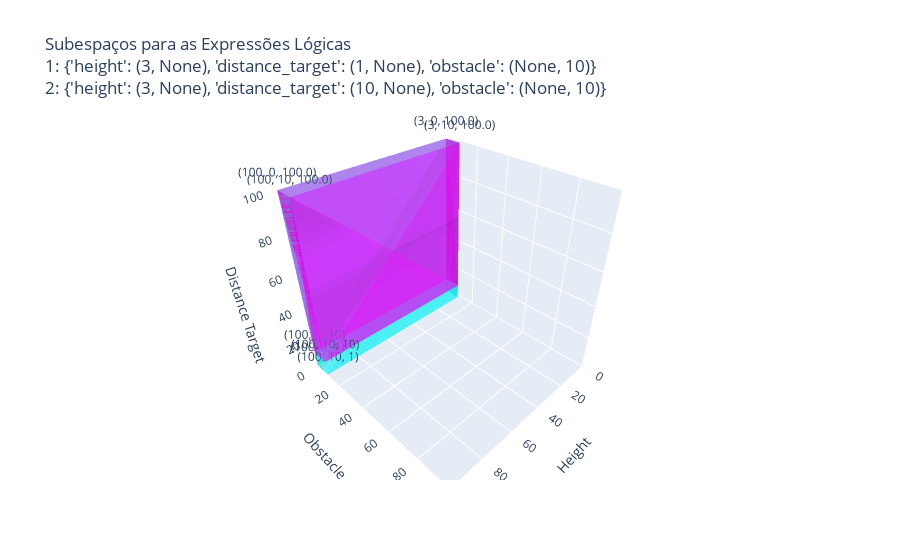

The cell this chart's notebook holds for it:
### Code cell
import plotly.graph_objects as go

def apply_expressions(data, expressions):
    bounds = {}
    for var in data:
        name = var['name']
        min_val = var['min_value']
        max_val = var['max_value']
        if name in expressions:
            expr_min, expr_max = expressions[name]
            if expr_min is not None:
                min_val = max(min_val, expr_min)
            if expr_max is not None:
                max_val = min(max_val, expr_max)
        bounds[name] = (min_val, max_val)
    return bounds

def plot_subspaces(expressions1, expressions2, data):
    fig = go.Figure()

    expressions_list = [
        {
            "name": "Expression 1",
            "expressions": expressions1
        },
        {
            "name": "Expression 2",
            "expressions": expressions2
        }
    ]

    colors = ['rgba(0, 255, 255, 0.5)', 'rgba(255, 0, 255, 0.5)']  # Cores ciano e magenta com 50% de opacidade

    for i, expr_data in enumerate(expressions_list):
        bounds = apply_expressions(data, expr_data['expressions'])

        # Definir os limites do subespaço
        height_min, height_max = bounds['height']
        distance_min, distance_max = bounds['distance_target']
        obstacle_min, obstacle_max = bounds['obstacle']

        # Definir os vértices do cubo
        vertices = [
            [height_min, obstacle_min, distance_min],
            [height_max, obstacle_min, distance_min],
            [height_max, obstacle_max, distance_min],
            [height_min, obstacle_max, distance_min],
            [height_min, obstacle_min, distance_max],
            [height_max, obstacle_min, distance_max],
            [height_max, obstacle_max, distance_max],
            [height_min, obstacle_max, distance_max]
        ]

        # Definir as faces do cubo
        faces = [
            [vertices[0], vertices[1], vertices[5], vertices[4]],  # Face inferior
            [vertices[2], vertices[3], vertices[7], vertices[6]],  # Face superior
            [vertices[0], vertices[3], vertices[7], vertices[4]],  # Face esquerda
            [vertices[1], vertices[2], vertices[6], vertices[5]],  # Face direita
            [vertices[0], vertices[1], vertices[2], vertices[3]],  # Face frontal
            [vertices[4], vertices[5], vertices[6], vertices[7]]   # Face traseira
        ]

        # Adicionar as faces ao gráfico
        x, y, z = zip(*vertices)
        i_faces = [0, 1, 5, 4, 2, 3, 7, 6, 0, 3, 7, 4, 1, 2, 6, 5, 0, 1, 2, 3, 4, 5, 6, 7]
        j_faces = [1, 2, 6, 5, 3, 0, 4, 7, 3, 0, 4, 7, 2, 3, 7, 6, 1, 2, 6, 5, 0, 1, 5, 4]
        k_faces = [5, 6, 2, 1, 7, 4, 0, 3, 7, 4, 0, 3, 6, 7, 3, 2, 6, 7, 3, 2, 5, 6, 2, 1]

        fig.add_trace(go.Mesh3d(
            x=x, y=y, z=z,
            i=i_faces, j=j_faces, k=k_faces,
            color=colors[i], opacity=0.5,
            name=expr_data['name'],
            legendgroup=expr_data['name']
        ))

        # Adicionar etiquetas com os valores dos limites
        for vert in vertices:
            fig.add_trace(go.Scatter3d(
                x=[vert[0]], y=[vert[1]], z=[vert[2]],
                text=f'({vert[0]}, {vert[1]}, {vert[2]})',
                mode='text',
                showlegend=False
            ))

    # Configurar o layout do gráfico
    fig.update_layout(
        scene=dict(
            xaxis_title='Height',
            yaxis_title='Obstacle',
            zaxis_title='Distance Target',
            xaxis=dict(range=[0, 100]),
            yaxis=dict(range=[0, 100]),
            zaxis=dict(range=[0, 100])
        ),
        title_text=('Subespaços para as Expressões Lógicas<br>'
                    f'1: {expressions1}<br>'
                    f'2: {expressions2}'),
        legend_title_text='Figuras Geométricas'
    )

    fig.show()

# Exemplo de uso
data = [
    {
      "name": "height",
      "min_value": 0,
      "max_value": 100
    },
    {
      "name": "distance_target",
      "min_value": 0.0,
      "max_value": 100.0
    },
    {
      "name": "obstacle",
      "min_value": 0,
      "max_value": 100
    }
]

expressions1 = {
    "height": (3, None),
    "distance_target": (1, None),
    "obstacle": (None, 10)
}

expressions2 = {
    "height": (3, None),
    "distance_target": (10, None),
    "obstacle": (None, 10)
}

plot_subspaces(expressions1, expressions2, data)

### Figure 1 — Plotly figure (JSON) as saved in the notebook; plotly's stock layout.template omitted (floating-point values rounded to 4 significant figures)
{"data": [{"color": "rgba(0, 255, 255, 0.5)", "i": [0, 1, 5, 4, 2, 3, 7, 6, 0, 3, 7, 4, 1, 2, 6, 5, 0, 1, 2, 3, 4, 5, 6, 7], "j": [1, 2, 6, 5, 3, 0, 4, 7, 3, 0, 4, 7, 2, 3, 7, 6, 1, 2, 6, 5, 0, 1, 5, 4], "k": [5, 6, 2, 1, 7, 4, 0, 3, 7, 4, 0, 3, 6, 7, 3, 2, 6, 7, 3, 2, 5, 6, 2, 1], "legendgroup": "Expression 1", "name": "Expression 1", "opacity": 0.5, "type": "mesh3d", "x": [3, 100, 100, 3, 3, 100, 100, 3], "y": [0, 0, 10, 10, 0, 0, 10, 10], "z": [1, 1, 1, 1, 100, 100, 100, 100]}, {"mode": "text", "showlegend": false, "text": "(3, 0, 1)", "type": "scatter3d", "x": [3], "y": [0], "z": [1]}, {"mode": "text", "showlegend": false, "text": "(100, 0, 1)", "type": "scatter3d", "x": [100], "y": [0], "z": [1]}, {"mode": "text", "showlegend": false, "text": "(100, 10, 1)", "type": "scatter3d", "x": [100], "y": [10], "z": [1]}, {"mode": "text", "showlegend": false, "text": "(3, 10, 1)", "type": "scatter3d", "x": [3], "y": [10], "z": [1]}, {"mode": "text", "showlegend": false, "text": "(3, 0, 100.0)", "type": "scatter3d", "x": [3], "y": [0], "z": [100]}, {"mode": "text", "showlegend": false, "text": "(100, 0, 100.0)", "type": "scatter3d", "x": [100], "y": [0], "z": [100]}, {"mode": "text", "showlegend": false, "text": "(100, 10, 100.0)", "type": "scatter3d", "x": [100], "y": [10], "z": [100]}, {"mode": "text", "showlegend": false, "text": "(3, 10, 100.0)", "type": "scatter3d", "x": [3], "y": [10], "z": [100]}, {"color": "rgba(255, 0, 255, 0.5)", "i": [0, 1, 5, 4, 2, 3, 7, 6, 0, 3, 7, 4, 1, 2, 6, 5, 0, 1, 2, 3, 4, 5, 6, 7], "j": [1, 2, 6, 5, 3, 0, 4, 7, 3, 0, 4, 7, 2, 3, 7, 6, 1, 2, 6, 5, 0, 1, 5, 4], "k": [5, 6, 2, 1, 7, 4, 0, 3, 7, 4, 0, 3, 6, 7, 3, 2, 6, 7, 3, 2, 5, 6, 2, 1], "legendgroup": "Expression 2", "name": "Expression 2", "opacity": 0.5, "type": "mesh3d", "x": [3, 100, 100, 3, 3, 100, 100, 3], "y": [0, 0, 10, 10, 0, 0, 10, 10], "z": [10, 10, 10, 10, 100, 100, 100, 100]}, {"mode": "text", "showlegend": false, "text": "(3, 0, 10)", "type": "scatter3d", "x": [3], "y": [0], "z": [10]}, {"mode": "text", "showlegend": false, "text": "(100, 0, 10)", "type": "scatter3d", "x": [100], "y": [0], "z": [10]}, {"mode": "text", "showlegend": false, "text": "(100, 10, 10)", "type": "scatter3d", "x": [100], "y": [10], "z": [10]}, {"mode": "text", "showlegend": false, "text": "(3, 10, 10)", "type": "scatter3d", "x": [3], "y": [10], "z": [10]}, {"mode": "text", "showlegend": false, "text": "(3, 0, 100.0)", "type": "scatter3d", "x": [3], "y": [0], "z": [100]}, {"mode": "text", "showlegend": false, "text": "(100, 0, 100.0)", "type": "scatter3d", "x": [100], "y": [0], "z": [100]}, {"mode": "text", "showlegend": false, "text": "(100, 10, 100.0)", "type": "scatter3d", "x": [100], "y": [10], "z": [100]}, {"mode": "text", "showlegend": false, "text": "(3, 10, 100.0)", "type": "scatter3d", "x": [3], "y": [10], "z": [100]}], "layout": {"legend": {"title": {"text": "Figuras Geométricas"}}, "scene": {"xaxis": {"range": [0, 100], "title": {"text": "Height"}}, "yaxis": {"range": [0, 100], "title": {"text": "Obstacle"}}, "zaxis": {"range": [0, 100], "title": {"text": "Distance Target"}}}, "title": {"text": "Subespaços para as Expressões Lógicas<br>1: {'height': (3, None), 'distance_target': (1, None), 'obstacle': (None, 10)}<br>2: {'height': (3, None), 'distance_target': (10, None), 'obstacle': (None, 10)}"}}}
